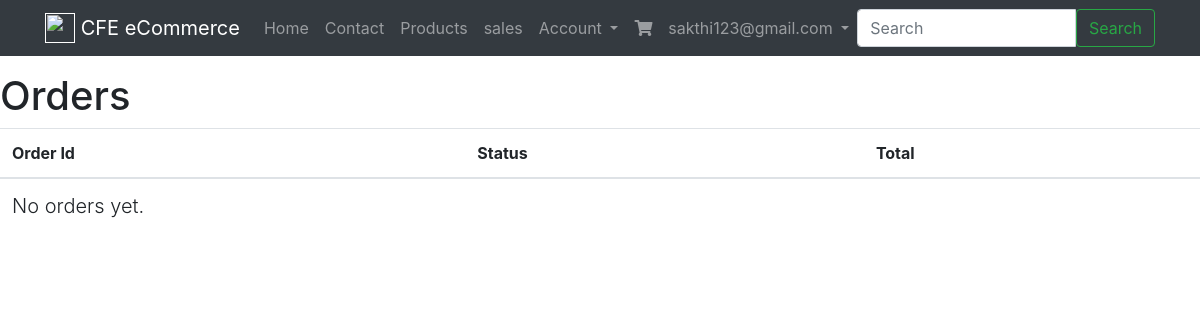
/order/ (signed in), run on an earlier commit of the app's database.
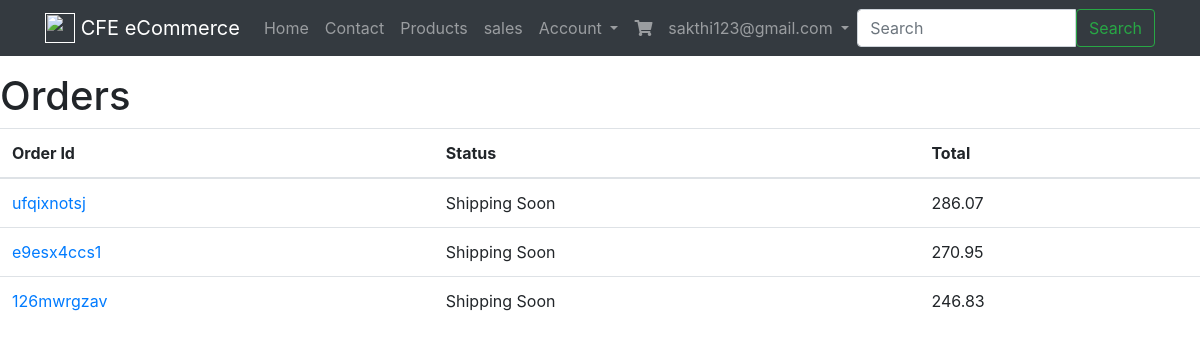
And on a later commit of the database.
### orders/models.py (models this page shows, shortened)
class Order(models.Model):
	billing_profile=models.ForeignKey(BillingProfile,on_delete=models.CASCADE,null=True,blank=True)
	order_id = models.CharField(max_length=120,blank=True)
	shipping_address= models.ForeignKey(Address, related_name="shipping_address",on_delete=models.CASCADE,null=True, blank=True)
	billing_address= models.ForeignKey(Address, related_name="billing_address",on_delete=models.CASCADE,null=True, blank=True)
	cart = models.ForeignKey(Cart,on_delete=models.CASCADE)
	status = models.CharField(max_length=120,blank=True,default='created',choices=OrderChoices)
	shipping_total = models.DecimalField(max_digits=100,decimal_places=2,default=5.99)
	total = models.DecimalField(max_digits=100,decimal_places=2,default=0.00)
	active = models.BooleanField(default=True)
	updated = models.DateTimeField(auto_now=True)
	timestamp = models.DateTimeField(auto_now_add=True)
	objects=OrderManager()
	class Meta:
		ordering = ['-timestamp','-updated']
	def get_absolute_url(self):
		return reverse("orders:detail",kwargs={'order_id':self.order_id})
	def get_status(self):
		if self.status == "refunded":
			return "Refunded order"
		elif self.status == "shipped":
			return "Shipped"
		return "Shipping Soon"

### orders/views.py (the view)
# urls.py: path('', OrderListView.as_view(), name='list'),
class OrderListView(LoginRequiredMixin,ListView):
	def get_queryset(self):
		return Order.objects.by_request(self.request).not_created()

### billing/models.py (called while the page is built)
    def new_or_get(self, request):
        user = request.user
        guest_email_id = request.session.get('guest_email_id')
        created = False
        obj = None
        if user.is_authenticated:
            obj, created = self.model.objects.get_or_create(
                            user=user, email=user.email)
        elif guest_email_id is not None:
            'guest user checkout; auto reloads payment stuff'
            guest_email_obj = GuestProfile.objects.get(id=guest_email_id)
            obj, created = self.model.objects.get_or_create(
                                            email=guest_email_obj.email)
        else:
            pass
        return obj, created

### orders/models.py (called while the page is built)
	def not_created(self):
		return self.exclude(status='created')

	def by_request(self,request):
		billing_profile,created = BillingProfile.objects.new_or_get(request)
		return self.filter(billing_profile=billing_profile)

	def get_queryset(self):
		return OrderManagerQuerySet(self.model,using=self._db)

	def by_request(self,request):
		return self.get_queryset().by_request(request)

### templates/orders/order_list.html
{% extends "base.html" %}
{% block content %}
<div class='row'>
    <div class='col-12'>
        <h1>Orders</h1>
    </div>
</div>
<div class='row'>
    <div class='col'>
        <table class='table'>
            <thead><th>Order Id</th><th>Status</th><th>Total</th></thead>
            <tbody>
                {% for object in object_list %}
                    <tr>
                        <td><a href='{{ object.get_absolute_url }}'>{{ object.order_id }}</a></td>
                        <td>{{ object.get_status }}</td>
                        <td>{{ object.total }}</td>
                    </tr>
                {% empty %}
                <tr><td colspan="3"><p class='lead'>No orders yet.</td></tr>
                {% endfor %}
            </tbody>
        </table>
    </div>
</div>
{% endblock %}

What changed in the data, as far as the page shows it:
added Order: order_id "ufqixnotsj", get_status "Shipping Soon", total "286.07"
added Order: order_id "e9esx4ccs1", get_status "Shipping Soon", total "270.95"
added Order: order_id "126mwrgzav", get_status "Shipping Soon", total "246.83"
Also different on the page:
text no longer shown: "No orders yet."
